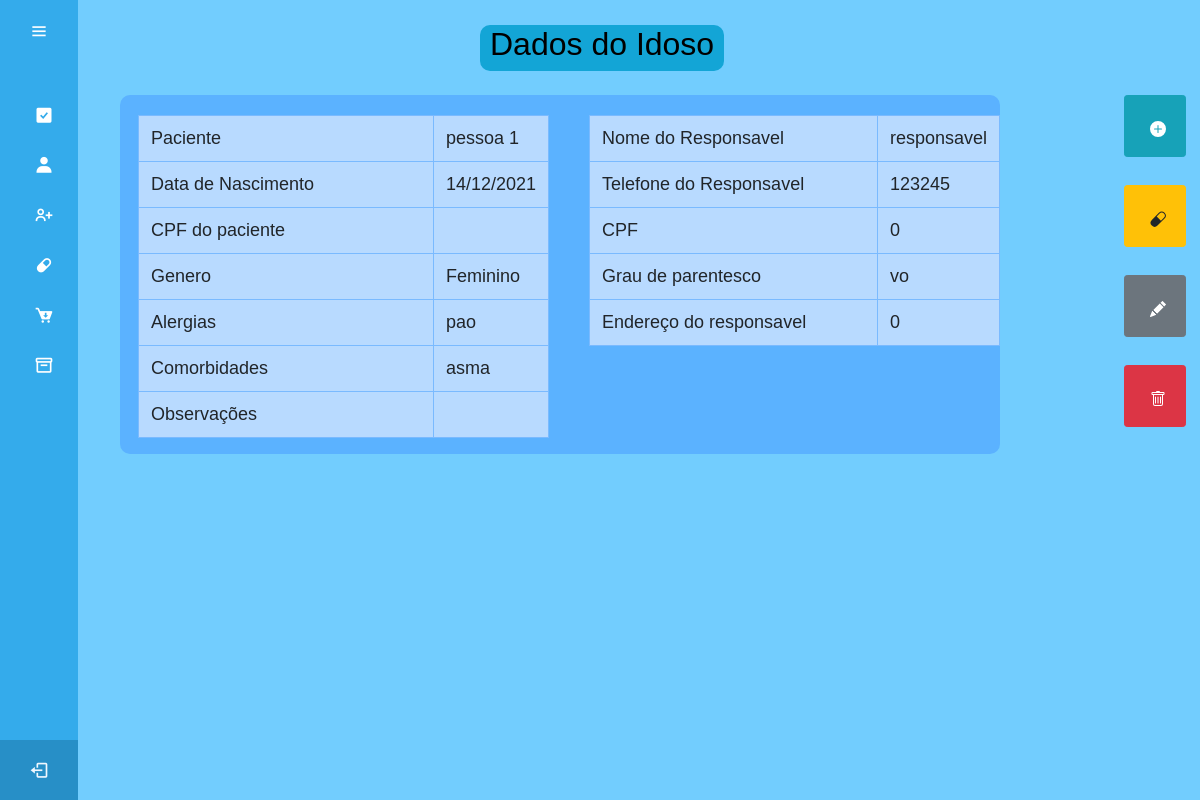
The app's page /dadoidoso.php?ididoso=1 with its own data.
### tables this page shows
CREATE TABLE IF NOT EXISTS `idosos` (
  `ididoso` int(11) NOT NULL AUTO_INCREMENT,
  `nome_idoso` varchar(50) NOT NULL,
  `nascimento` date DEFAULT NULL,
  `genero` char(1) NOT NULL DEFAULT '',
  `alergia` varchar(50) NOT NULL,
  `comorbidade` varchar(50) NOT NULL,
  `obs_idoso` varchar(50) DEFAULT NULL,
  `cpf_idoso` varchar(50) NOT NULL DEFAULT '0',
  `nome_resp` varchar(50) NOT NULL,
  `telefone_resp` varchar(50) NOT NULL DEFAULT '0',
  `cpf_resp` varchar(50) NOT NULL DEFAULT '0',
  `parentesco` varchar(50) NOT NULL,
  `endereco_resp` varchar(50) NOT NULL,
  PRIMARY KEY (`ididoso`)
);

### dadoidoso.php (the view, shortened to what this page needs)
<html lang="en">
<head>
    <link rel="stylesheet" href="css/dado.css">
</head>
<body>
    <?php
    include('conexao.php');
    $ididoso = $_GET['ididoso'];
    ?>
    <div class="botoes">
        <div class="botao"><a id="cadastro" style=" padding: 25; width: 10px; height: 10px" class='btn btn-info btn-sm' href='cadastro_remed_idoso.php?ididoso=<?php echo $ididoso ?>'><svg xmlns="http://www.w3.org/2000/svg" width="16" height="16" fill="currentColor" class="bi bi-plus-circle-fill" viewBox="0 0 16 16">
                    <path d="M16 8A8 8 0 1 1 0 8a8 8 0 0 1 16 0zM8.5 4.5a.5.5 0 0 0-1 0v3h-3a.5.5 0 0 0 0 1h3v3a.5.5 0 0 0 1 0v-3h3a.5.5 0 0 0 0-1h-3v-3z" />
                </svg></a>
        </div>
        <div class="botao"><a id="cadastro" style="padding: 25; width: 10px; height: 10px" class='btn btn-warning btn-sm' href='dado_remed_idoso.php?ididoso=<?php echo $ididoso ?>'><svg xmlns="http://www.w3.org/2000/svg" width="16" height="16" fill="currentColor" class="bi bi-capsule" viewBox="0 0 16 16">
                    <path fill-rule="evenodd" d="M1.828 8.9 8.9 1.827a4 4 0 1 1 5.657 5.657l-7.07 7.071A4 4 0 1 1 1.827 8.9Zm9.128.771 2.893-2.893a3 3 0 1 0-4.243-4.242L6.713 5.429l4.243 4.242Z" />
                </svg></a>
        </div>
        <div class="botao"><a id="cadastro" style=" padding: 25; width: 10px; height: 10px" class='btn btn-secondary btn-sm' href='editar_idoso.php?ididoso=<?php echo $ididoso ?>'></a>
        </div>
        <div class="botao"><a id="cadastro" style=" padding: 25; width: 10px; height: 10px" onclick="myFunction()" class='btn btn-danger btn-sm' href='deleta_idoso.php?ididoso=<?php echo $ididoso ?>'></a>
        </div>
    </div>
    <?php
    $sql = "select * from idosos where ididoso=$ididoso";
    $rs = mysqli_query($con, $sql);
    while ($linha = mysqli_fetch_array($rs)) {
    ?>
        <?php
        $genero = $linha['genero'];
        if ($genero == 'F') {
            $genero = 'Feminino';
        } elseif ($genero == 'M') {
            $genero = 'Masculino';
        } else {
            $genero = 'Outro';
        }
        ?>
        <div id="titulo1" class="titulo">
            <h2>Dados do Idoso</h2>
        </div>
        <div class="tabela-conteiner">
            <div class="um">
                <table class="table table-primary table-bordered">
                    <td class="pergunta"> <?php echo 'Paciente '; ?></td>
                    <td> <?php echo $linha['nome_idoso']; ?></tr>
                    <td class="pergunta"> <?php echo 'Data de Nascimento '; ?></td>
                    <td> <?php echo date_format(date_create($linha['nascimento']), "d/m/Y"); ?></tr>
                    <td class="pergunta"> <?php echo 'CPF do paciente '; ?></td>
                    <td> <?php echo $linha['cpf']; ?></tr>
                    <td class="pergunta"> <?php echo 'Genero '; ?></td>
                    <td> <?php echo $genero; ?></tr>
                    <td class="pergunta"> <?php echo 'Alergias '; ?></td>
                    <td> <?php echo $linha['alergia']; ?></tr>
                    <td class="pergunta"> <?php echo 'Comorbidades '; ?></td>
                    <td> <?php echo $linha['comorbidade']; ?></tr>
                    <td class="pergunta"> <?php echo 'Observações '; ?></td>
                    <td> <?php echo $linha['obs_idoso']; ?></tr>
                </table>
            </div>
            <div class="dois">
                <table class="table table-primary table-bordered">
                    <td class="pergunta"> <?php echo 'Nome do Responsavel '; ?></td>
                    <td> <?php echo $linha['nome_resp']; ?></tr>
                    <td class="pergunta"> <?php echo 'Telefone do Responsavel '; ?></td>
                    <td> <?php echo $linha['telefone_resp']; ?></tr>
                    <td class="pergunta"> <?php echo 'CPF '; ?></td>
                    <td> <?php echo $linha['cpf_resp']; ?></tr>
                    <td class="pergunta"> <?php echo 'Grau de parentesco '; ?></td>
                    <td> <?php echo $linha['parentesco']; ?></tr>
                    <td class="pergunta"> <?php echo 'Endereço do responsavel '; ?></td>
                    <td> <?php echo $linha['endereco_resp']; ?></tr>
                </table>
            </div>
        </div>
    <?php } ?>
</body>
</html>

### css/dado.css (style rules this page uses)
* { margin: 0; padding: 0; box-sizing: border-box; font-family: Helvetica; }
body { background-color: #AECAEF; background-size: cover; margin-top: 7vh; margin-left: 50; }
.tabela-conteiner { background-color: #5bb2ff; margin-left: 120px; margin-top: 2%; display: flex; border-radius: 10px; }
.um { width: 550px; margin-left: 18px; margin-top: 20px; overflow: hidden; }
.dois { width: 550px; margin-left: 40px; margin-top: 20px; overflow: hidden; }
td.pergunta { width: 300px; }
.botoes { margin-top: 75px; border-radius: 12px; position: fixed; align-items: center; color: inherit; left: 93%; }
.botao { padding-left: 8px; border-radius: 10px; width: 80px; height: 80px; margin-bottom: 10px; }
a#cadastro { margin-top: 20px; }
.tabela-conteiner { margin-right: 200px; }
td, th { border-width: medium; border-style: solid; border-color: rgb(57, 166, 233); text-align: left; font-size: large; }

### css/navbar.css (style rules this page uses)
* { margin: 0; padding: 0; box-sizing: border-box; font-family: "Poppins" , sans-serif; }
body { position: relative; min-height: 100vh; width: 100%; overflow: hidden; }
.sidebar { position: fixed; top: 0; left: 0; height: 100%; width: 78px; background: #34abeb; padding: 20px 14px; transition: all 0.5s ease; }
.nav_list i { font-size: 20px; }
.sidebar #bnt { position: absolute; color: rgb(255, 255, 255); top: 6px; left: 50%; font-size: 20px; height: 50px; width: 50px; text-align: center; line-height: 50px; transform: translateX(-50%); }
.sidebar ul { margin-top: 20px; }
.sidebar ul li { position: relative; height: 50px; width:100%; margin: 0 5px ; list-style: none; line-height: 50px; text-transform: uppercase; }
.sidebar ul li a { color: #fff; display: flex; align-items: center; text-decoration: none; transition: all 0.4s ease; border-radius: 12px; white-space: nowrap; }
.sidebar ul li i { height: 50px; min-width: 50px; border-radius: 12px; line-height: 50px; text-align: center; }
.sidebar .profile_content { position: absolute; color: #fff; bottom: 0; left: 0; width: 100%; }
.sidebar .profile_content .profile { position: relative; padding: 10px 6px; height: 60px; background: #278fc7; }
.profile #log_out { position: absolute; left: 50%; bottom: 5px; transform: translateX(-50%); min-width: 50px; line-height: 50px; font-size: 20px; border-radius: 12px; text-align: center; opacity: 1; }
.profile a { color: aliceblue; }
a { all: unset; cursor: pointer; }
.titulo { background-color: rgb(19, 165, 214); border-radius: 10px; margin-top: 25px; margin-left: 40%; padding-left: 10px; padding-right: 10px; text-align: center; display: inline-block; }

### records on screen
idosos: nome_idoso "pessoa 1", nascimento "14/12/2021", genero "Feminino", alergia "pao", comorbidade "asma", nome_resp "responsavel", telefone_resp "123245", cpf_resp "0", parentesco "vo", endereco_resp "0"
